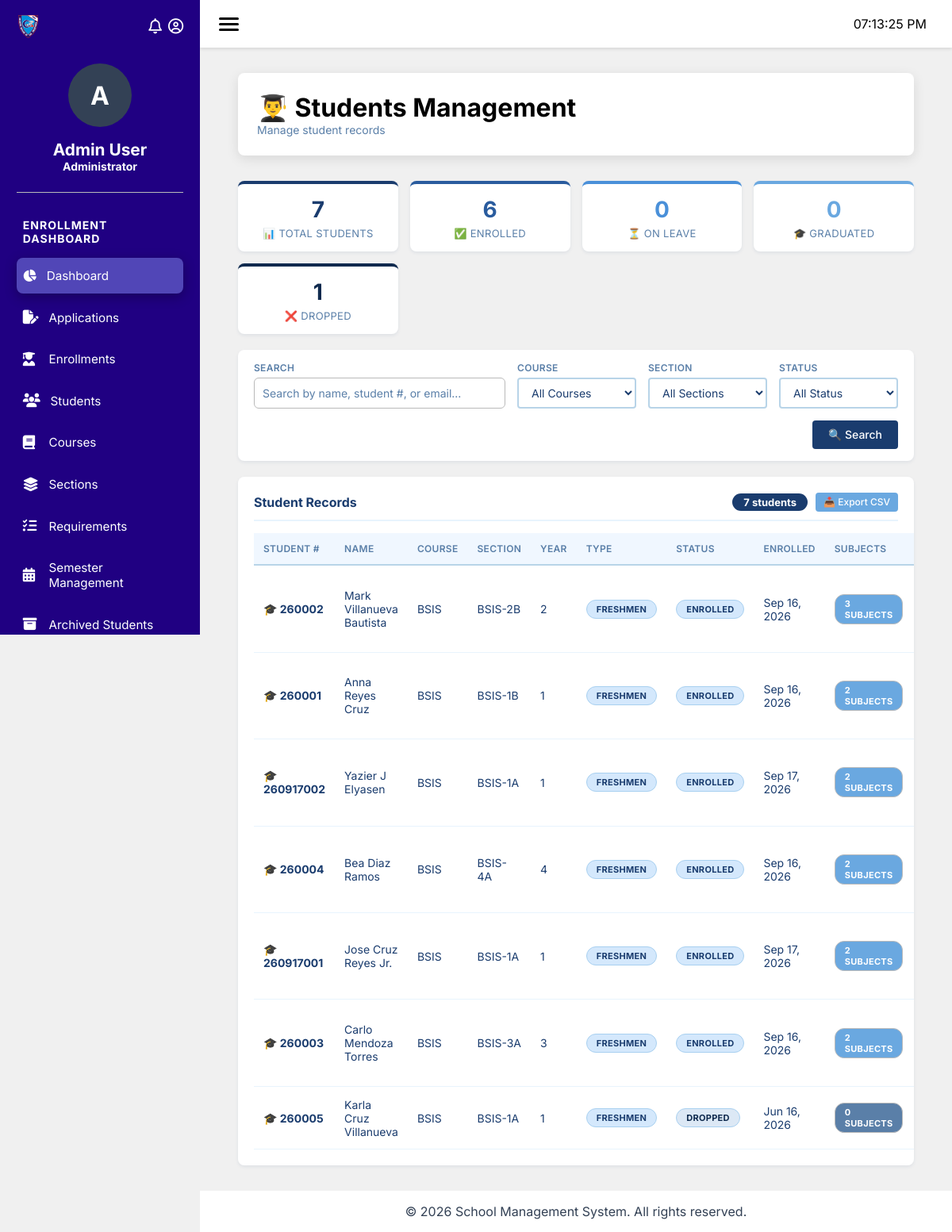
The app's page /pages/students.php with its own data.
### tables this page shows
CREATE TABLE `enr_students` (
  `student_id` int(11) NOT NULL,
  `applicant_id` int(11) NOT NULL,
  `student_number` varchar(20) NOT NULL,
  `user_id` int(11) NOT NULL,
  `course_id` int(10) NOT NULL,
  `section_id` int(11) DEFAULT NULL,
  `year_level` int(11) DEFAULT 1,
  `enrollment_status` enum('enrolled','on_leave','graduated','dropped') DEFAULT 'enrolled',
  `enrolled_at` timestamp NOT NULL DEFAULT current_timestamp(),
  `followup_date` date DEFAULT NULL,
  `followup_notes` text DEFAULT NULL,
  `followup_status` enum('pending','done') DEFAULT 'pending',
  `status` enum('active','inactive','graduated','transferred') DEFAULT 'active',
  `archived_at` datetime DEFAULT NULL,
  `archive_reason` varchar(255) DEFAULT NULL,
  `archived_by` int(11) DEFAULT NULL
);

CREATE TABLE `enr_applicants` (
  `applicant_id` int(11) NOT NULL,
  `surname` varchar(50) NOT NULL,
  `first_name` varchar(50) NOT NULL,
  `middle_name` varchar(50) DEFAULT NULL,
  `suffix` varchar(10) DEFAULT NULL,
  `admission_type` enum('freshmen','transferee','returnee','senior_high') DEFAULT NULL,
  `working_student` enum('Yes','No') DEFAULT NULL,
  `sex` enum('Male','Female','Other') NOT NULL,
  `address_barangay` varchar(100) NOT NULL,
  `address_city` varchar(100) NOT NULL,
  `address_province` varchar(100) NOT NULL,
  `address_complete` text DEFAULT NULL,
  `school_last_attended` varchar(150) NOT NULL,
  `year_graduated` varchar(20) DEFAULT NULL,
  `how_hear` varchar(50) DEFAULT NULL,
  `email` varchar(100) NOT NULL,
  `date_of_birth` date NOT NULL,
  `place_of_birth` varchar(150) NOT NULL,
  `age` int(11) DEFAULT NULL,
  `civil_status` enum('Single','Married','Divorced','Widowed') NOT NULL,
  `religion` varchar(50) DEFAULT NULL,
  `contact_number` varchar(20) NOT NULL,
  `facebook` varchar(100) DEFAULT NULL,
  `messenger` varchar(100) DEFAULT NULL,
  `address` text DEFAULT NULL,
  `parent_full_name` varchar(150) NOT NULL,
  `parent_contact` varchar(20) DEFAULT NULL,
  `parent_address` text DEFAULT NULL,
  `course_id` int(10) DEFAULT NULL,
  `preferred_section_id` int(11) DEFAULT NULL,
  `status` enum('pending','converted','rejected') DEFAULT 'pending',
  `notes` text DEFAULT NULL,
  `submitted_at` timestamp NOT NULL DEFAULT current_timestamp(),
  `updated_at` timestamp NOT NULL DEFAULT current_timestamp() ON UPDATE current_timestamp()
);

CREATE TABLE `rgr_courses` (
  `id` int(10) NOT NULL,
  `code` varchar(250) NOT NULL,
  `name` varchar(250) NOT NULL,
  `years` int(10) NOT NULL,
  `description` varchar(250) NOT NULL
);

CREATE TABLE `cc_sections` (
  `id` int(11) NOT NULL,
  `section_code` varchar(50) DEFAULT NULL,
  `grade_level` varchar(50) DEFAULT NULL,
  `program_id` int(11) DEFAULT NULL,
  `school_year_id` int(11) DEFAULT NULL,
  `semester_id` int(11) DEFAULT NULL,
  `adviser_id` int(11) DEFAULT NULL,
  `created_at` timestamp NOT NULL DEFAULT current_timestamp()
);

### pages/students.php (the view, shortened to what the rows shown need)
<?php
require_once 'classes/StudentController.php';
require_once 'classes/Section.php';
$controller = new StudentController();
$db         = Database::getInstance();
$search        = $_GET['search']     ?? '';
$courseFilter  = isset($_GET['course_id'])  ? (int) $_GET['course_id']  : '';
$sectionFilter = isset($_GET['section_id']) ? (int) $_GET['section_id'] : '';
$statusFilter  = $_GET['status']     ?? '';
$students = $controller->getStudents($search, $courseFilter, $sectionFilter, $statusFilter);
$studentIds = array_values(array_filter(
    array_map(fn($s) => (int) ($s['student_id'] ?? 0), $students),
    fn($id) => $id > 0
));
$subjectCountsByStudent = [];
if (!empty($studentIds)) {
    try {
        $placeholders = implode(',', array_fill(0, count($studentIds), '?'));
        $sql = "SELECT e.student_id,
                       COUNT(DISTINCT e.schedule_id) AS subject_count
                FROM enr_enrollments e
                JOIN enr_students s ON s.student_id = e.student_id
                WHERE e.student_id IN ($placeholders)
                  AND e.enrollment_status = 'enrolled'
                  AND e.section_id = s.section_id
                GROUP BY e.student_id";
        $stmt = $db->prepare($sql);
        $stmt->execute($studentIds);
        foreach ($stmt->fetchAll(PDO::FETCH_ASSOC) as $row) {
            $subjectCountsByStudent[(int) $row['student_id']] = (int) $row['subject_count'];
        }
    } catch (Exception $e) {
        error_log('students.php: subject count prefetch failed: ' . $e->getMessage());
    }
}
$badgeMap = [
    'freshmen'    => 'badge-freshmen',
    'transferee'  => 'badge-transferee',
    'returnee'    => 'badge-returnee',
    'senior_high' => 'badge-senior_high'
];
?>
<?php include __DIR__ . '/../includes/header.php'; ?>
<?php include __DIR__ . '/../includes/sidebar.php'; ?>
<main class="main-content">
    <div class="container">
        <div class="module-header">
            <h1>👨‍🎓 Students Management</h1>
        </div>
        <div class="module-content">
            <div class="students-table-container">
                <table class="table">
                    <thead>
                        <tr>
                            <th>Student #</th>
                            <th>Name</th>
                            <th>Course</th>
                            <th>Section</th>
                            <th>Year</th>
                            <th>Type</th>
                            <th>Status</th>
                            <th>Enrolled</th>
                            <th>Subjects</th>
                        </tr>
                    </thead>
                    <tbody>
                        <?php if (count($students) > 0): ?>
                            <?php foreach ($students as $s):
                                $studentId = (int) ($s['student_id'] ?? 0);
                                $name = trim(
                                    ($s['first_name'] ?? '')
                                    . ' ' . ($s['middle_name'] ?? '')
                                    . ' ' . ($s['surname'] ?? '')
                                    . ' ' . ($s['suffix'] ?? '')
                                );
                                $admissionType = $s['admission_type'] ?? 'freshmen';
                                $badgeClass    = $badgeMap[$admissionType] ?? 'badge-default';
                                $badgeLabel    = ucfirst(str_replace('_', ' ', $admissionType));
                                $subjectCount = $subjectCountsByStudent[$studentId] ?? 0;
                            ?>
                            <tr>
                                <td><strong>🎓 <?php echo htmlspecialchars($s['student_number'] ?? ''); ?></strong></td>
                                <td><?php echo htmlspecialchars($name); ?></td>
                                <td><?php echo htmlspecialchars($s['course_code'] ?? 'N/A'); ?></td>
                                <td><?php echo htmlspecialchars($s['section_code'] ?? 'Not Assigned'); ?></td>
                                <td><?php echo htmlspecialchars($s['year_level'] ?? 'N/A'); ?></td>
                                <td>
                                    <span class="badge <?php echo htmlspecialchars($badgeClass); ?>">
                                        <?php echo htmlspecialchars($badgeLabel); ?>
                                    </span>
                                </td>
                                <td>
                                    <?php $statusVal = $s['enrollment_status'] ?? 'unknown'; ?>
                                    <span class="status-badge status-<?php echo htmlspecialchars($statusVal); ?>">
                                        <?php echo ucfirst(str_replace('_', ' ', htmlspecialchars($statusVal))); ?>
                                    </span>
                                </td>
                                <td>
                                    <?php echo !empty($s['enrolled_at'])
                                        ? htmlspecialchars(date('M d, Y', strtotime($s['enrolled_at'])))
                                        : 'N/A'; ?>
                                </td>
                                <td>
                                    <?php if ($subjectCount > 0): ?>
                                        <span class="badge badge-info"><?php echo $subjectCount; ?> subjects</span>
                                    <?php else: ?>
                                        <span class="badge badge-secondary">0 subjects</span>
                                    <?php endif; ?>
                                </td>
                            </tr>
                            <?php endforeach; ?>
                        <?php endif; ?>
                    </tbody>
                </table>
            </div>
        </div>
    </div>
</main>
<?php include __DIR__ . '/../includes/footer.php'; ?>

### records on screen
enr_students: student_number "260002", applicant.suffix "Mark Villanueva Bautista", rgr_courses.code "BSIS", cc_sections.section_code "BSIS-2B", year_level "2", badgeLabel "FRESHMEN", enrollment_status "ENROLLED", enrolled_at "Sep 16, 2026", student_id "3"
enr_students: student_number "260001", applicant.suffix "Anna Reyes Cruz", rgr_courses.code "BSIS", cc_sections.section_code "BSIS-1B", year_level "1", badgeLabel "FRESHMEN", enrollment_status "ENROLLED", enrolled_at "Sep 16, 2026", student_id "2"
enr_students: student_number "260917002", applicant.suffix "Yazier J Elyasen", rgr_courses.code "BSIS", cc_sections.section_code "BSIS-1A", year_level "1", badgeLabel "FRESHMEN", enrollment_status "ENROLLED", enrolled_at "Sep 17, 2026", student_id "2"
enr_students: student_number "260004", applicant.suffix "Bea Diaz Ramos", rgr_courses.code "BSIS", cc_sections.section_code "BSIS-4A", year_level "4", badgeLabel "FRESHMEN", enrollment_status "ENROLLED", enrolled_at "Sep 16, 2026", student_id "2"
enr_students: student_number "260917001", applicant.suffix "Jose Cruz Reyes Jr.", rgr_courses.code "BSIS", cc_sections.section_code "BSIS-1A", year_level "1", badgeLabel "FRESHMEN", enrollment_status "ENROLLED", enrolled_at "Sep 17, 2026", student_id "2"
enr_students: student_number "260003", applicant.suffix "Carlo Mendoza Torres", rgr_courses.code "BSIS", cc_sections.section_code "BSIS-3A", year_level "3", badgeLabel "FRESHMEN", enrollment_status "ENROLLED", enrolled_at "Sep 16, 2026", student_id "2"
enr_students: student_number "260005", applicant.suffix "Karla Cruz Villanueva", rgr_courses.code "BSIS", cc_sections.section_code "BSIS-1A", year_level "1", badgeLabel "FRESHMEN", enrollment_status "DROPPED", enrolled_at "Jun 16, 2026", shows "0 SUBJECTS"

### other values on screen
$userAvatar "A"
$userName "Admin User"
$userPosition "Administrator"
$item['label'] "Dashboard"
$item['label'] "Applications"
$item['label'] "Enrollments"
$item['label'] "Students"
$item['label'] "Courses"
$item['label'] "Sections"
$item['label'] "Requirements"
$item['label'] "Semester Management"
$item['label'] "Archived Students"
$stats['total_students'] "7"
$stats['enrolled'] "6"
$stats['on_leave'] "0"
